Frame 1 (no input): blank canvas, image omitted
Frame 60 (the mouse pressed at the canvas centre just before this capture): blank canvas, image omitted
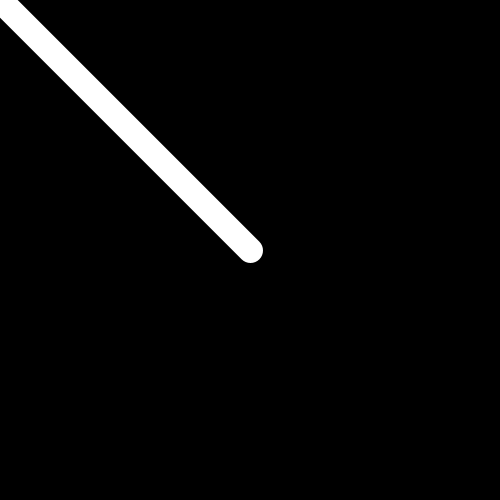
Frame 120 (the mouse held since frame 60 and released just before this capture)

The Processing sketch whose frames 1 and 60 were blank and that drew this single picture after the mouse press (run headless with seeded random() and noise(); from frame 60 on, the mouse is pressed at the canvas centre):

// Processing sketch: processing_7237
// ── processing_7237.pde


// Keith O'Hara
// <kohara@bard.edu>
// CMSC 117 - Jan 27 2010

void setup()
{
  size(500, 500);
  background(0);
  stroke(255);
  strokeWeight(5);
}

void draw()
{
  background(0);
  strokeWeight(mouseX/10);
  line(0, 0, mouseX, mouseY);
}
